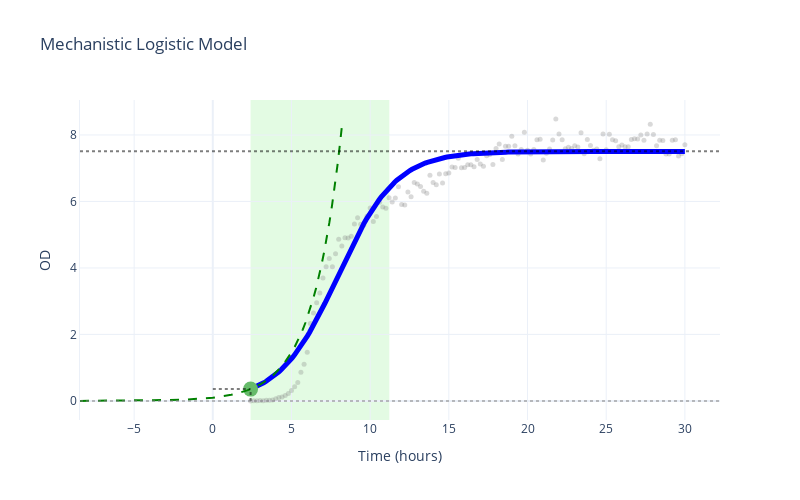
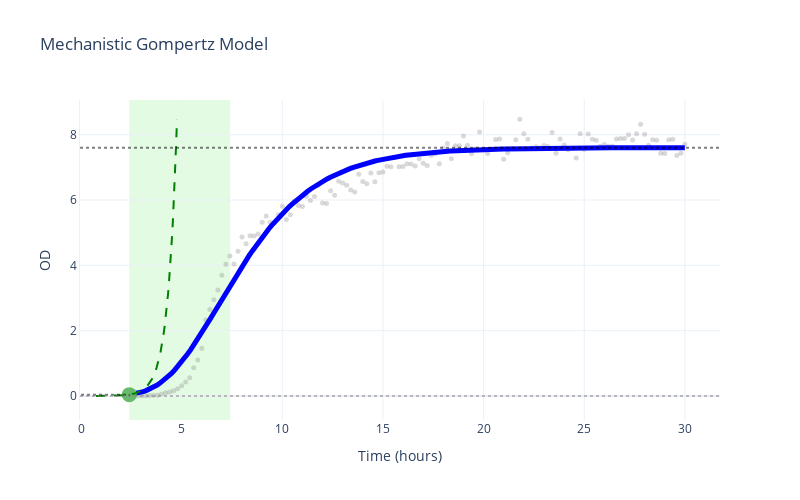
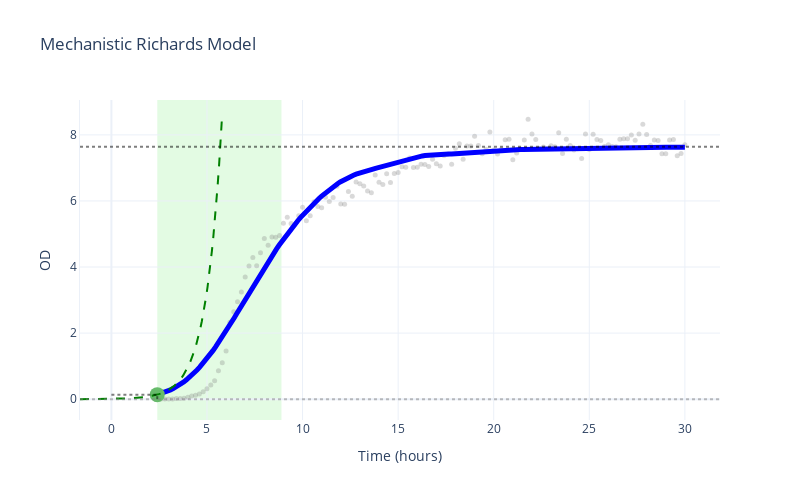
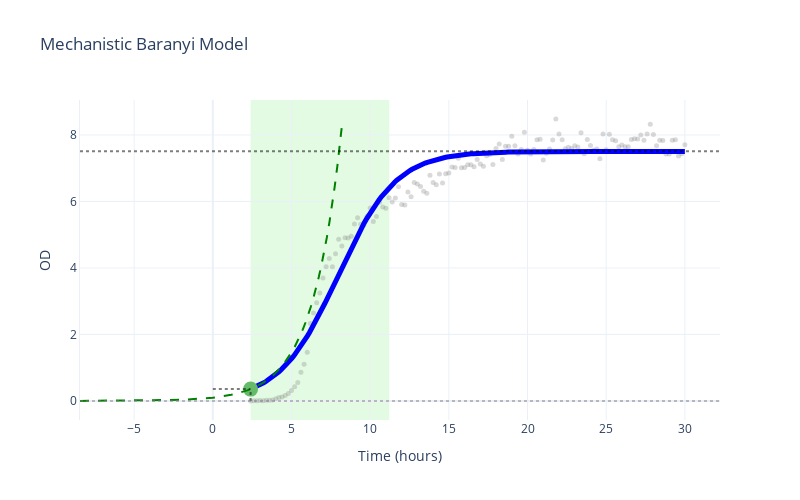

Notebook code for these charts, in order:
### Markdown cell above
# Visualize the fitted mechanistic models over the data

Each mechanistic model is plotted individually with:
- Raw data points (gray markers)
- Fitted model curve (blue line)
- Exponential phase shading (light green)
- Growth statistics annotations (N0 line, max OD line, μmax point, tangent line)

### Code cell
# Create individual plots for each mechanistic model

for model_name, fit in mechanistic_fits.items():
    stats = mechanistic_stats[model_name]

    # Create base plot with data
    fig = gc.plot.create_base_plot(time, data, scale="linear")

    # Annotate with fit and growth statistics
    fig = gc.plot.annotate_plot(
        fig,
        scale="linear",
        phase_boundaries=(stats["exp_phase_start"], stats["exp_phase_end"]),
        time_umax=stats["time_at_umax"],
        od_umax=stats["od_at_umax"],
        od_max=stats["max_od"],
        N0=stats["N0"],
        umax=stats["mu_max"],
        umax_point=(stats["time_at_umax"], stats["od_at_umax"]),
        fitted_model=fit,
        draw_umax_tangent=True,
    )

    # Add title and display
    model_titles = {
        "mech_logistic": "Mechanistic Logistic Model",
        "mech_gompertz": "Mechanistic Gompertz Model",
        "mech_richards": "Mechanistic Richards Model",
        "mech_baranyi": "Mechanistic Baranyi Model",
    }
    fig.update_layout(
        title=model_titles.get(model_name, model_name),
        height=500,
        width=800,
        template="plotly_white",
    )
    fig.show()

### Figure 1 — Plotly figure (JSON) as saved in the notebook; plotly's stock layout.template omitted (floating-point values rounded to 4 significant figures; data arrays with more than 128 entries replaced by an {"elided": "..."} marker saying what was removed)
{"data": [{"marker": {"color": "gray", "opacity": 0.3, "size": 5}, "mode": "markers", "name": "Data", "showlegend": false, "type": "scatter", "x": {"elided": "139 float values"}, "y": {"elided": "139 float values"}}, {"line": {"color": "blue", "width": 5}, "mode": "lines", "name": "Mechanistic Logistic fit", "showlegend": false, "type": "scatter", "x": {"elided": "200 float values"}, "y": {"elided": "200 float values"}}, {"marker": {"color": "#66BB6A", "size": 15, "symbol": "circle"}, "mode": "markers", "showlegend": false, "type": "scatter", "x": [2.4], "y": [0.3558]}, {"hovertemplate": "Tangent line at μmax<extra></extra>", "line": {"color": "green", "dash": "dash", "width": 2}, "mode": "lines", "name": "umax tangent", "showlegend": false, "type": "scatter", "x": [-8.44, -8.272, -8.103, -7.935, -7.766, -7.597, -7.429, -7.26, -7.092, -6.923, -6.754, -6.586, -6.417, -6.249, -6.08, -5.911, -5.743, -5.574, -5.405, -5.237, -5.068, -4.9, -4.731, -4.562, -4.394, -4.225, -4.057, -3.888, -3.719, -3.551, -3.382, -3.214, -3.045, -2.876, -2.708, -2.539, -2.371, -2.202, -2.033, -1.865, -1.696, -1.528, -1.359, -1.19, -1.022, -0.8532, -0.6846, -0.516, -0.3473, -0.1787, -0.01014, 0.1585, 0.3271, 0.4957, 0.6643, 0.8329, 1.001, 1.17, 1.339, 1.507, 1.676, 1.845, 2.013, 2.182, 2.35, 2.519, 2.688, 2.856, 3.025, 3.193, 3.362, 3.531, 3.699, 3.868, 4.036, 4.205, 4.374, 4.542, 4.711, 4.879, 5.048, 5.217, 5.385, 5.554, 5.722, 5.891, 6.06, 6.228, 6.397, 6.565, 6.734, 6.903, 7.071, 7.24, 7.408, 7.577, 7.746, 7.914, 8.083, 8.251], "y": [0.001, 0.001096, 0.0012, 0.001315, 0.001441, 0.001579, 0.00173, 0.001896, 0.002077, 0.002276, 0.002493, 0.002732, 0.002993, 0.00328, 0.003593, 0.003937, 0.004314, 0.004727, 0.005179, 0.005674, 0.006217, 0.006812, 0.007464, 0.008178, 0.00896, 0.009817, 0.01076, 0.01179, 0.01291, 0.01415, 0.0155, 0.01698, 0.01861, 0.02039, 0.02234, 0.02448, 0.02682, 0.02939, 0.0322, 0.03528, 0.03865, 0.04235, 0.0464, 0.05084, 0.0557, 0.06103, 0.06687, 0.07327, 0.08028, 0.08796, 0.09637, 0.1056, 0.1157, 0.1268, 0.1389, 0.1522, 0.1667, 0.1827, 0.2002, 0.2193, 0.2403, 0.2633, 0.2885, 0.3161, 0.3463, 0.3794, 0.4157, 0.4555, 0.4991, 0.5468, 0.5992, 0.6565, 0.7193, 0.7881, 0.8635, 0.9461, 1.037, 1.136, 1.244, 1.364, 1.494, 1.637, 1.793, 1.965, 2.153, 2.359, 2.585, 2.832, 3.103, 3.4, 3.725, 4.081, 4.472, 4.9, 5.368, 5.882, 6.445, 7.061, 7.737, 8.477]}], "layout": {"height": 500, "hovermode": "closest", "shapes": [{"fillcolor": "lightgreen", "layer": "below", "line": {"width": 0}, "opacity": 0.25, "type": "rect", "x0": 2.4, "x1": 11.22, "xref": "x", "y0": 0, "y1": 1, "yref": "y domain"}, {"line": {"color": "black", "dash": "dot", "width": 2}, "opacity": 0.5, "type": "line", "x0": 2.4, "x1": 2.4, "y0": 0, "y1": 0.3558}, {"line": {"color": "black", "dash": "dot", "width": 2}, "opacity": 0.5, "type": "line", "x0": 0, "x1": 2.4, "y0": 0.3558, "y1": 0.3558}, {"line": {"color": "black", "dash": "dot", "width": 2}, "opacity": 0.5, "type": "line", "x0": 0, "x1": 1, "xref": "x domain", "y0": 7.507, "y1": 7.507, "yref": "y"}, {"line": {"color": "gray", "dash": "dot", "width": 2}, "opacity": 0.5, "type": "line", "x0": 0, "x1": 1, "xref": "x domain", "y0": 1.727e-41, "y1": 1.727e-41, "yref": "y"}], "showlegend": false, "title": {"text": "Mechanistic Logistic Model"}, "width": 800, "xaxis": {"range": [0, null], "title": {"text": "Time (hours)"}}, "yaxis": {"range": [0, null], "showline": true, "title": {"text": "OD"}, "visible": true}}}

### Figure 2 — Plotly figure (JSON) as saved in the notebook; plotly's stock layout.template omitted (floating-point values rounded to 4 significant figures; data arrays with more than 128 entries replaced by an {"elided": "..."} marker saying what was removed)
{"data": [{"marker": {"color": "gray", "opacity": 0.3, "size": 5}, "mode": "markers", "name": "Data", "showlegend": false, "type": "scatter", "x": {"elided": "139 float values"}, "y": {"elided": "139 float values"}}, {"line": {"color": "blue", "width": 5}, "mode": "lines", "name": "Mechanistic Gompertz fit", "showlegend": false, "type": "scatter", "x": {"elided": "200 float values"}, "y": {"elided": "200 float values"}}, {"marker": {"color": "#66BB6A", "size": 15, "symbol": "circle"}, "mode": "markers", "showlegend": false, "type": "scatter", "x": [2.4], "y": [0.04128]}, {"hovertemplate": "Tangent line at μmax<extra></extra>", "line": {"color": "green", "dash": "dash", "width": 2}, "mode": "lines", "name": "umax tangent", "showlegend": false, "type": "scatter", "x": [0.7448, 0.7855, 0.8261, 0.8668, 0.9074, 0.9481, 0.9887, 1.029, 1.07, 1.111, 1.151, 1.192, 1.233, 1.273, 1.314, 1.355, 1.395, 1.436, 1.476, 1.517, 1.558, 1.598, 1.639, 1.68, 1.72, 1.761, 1.802, 1.842, 1.883, 1.924, 1.964, 2.005, 2.046, 2.086, 2.127, 2.167, 2.208, 2.249, 2.289, 2.33, 2.371, 2.411, 2.452, 2.493, 2.533, 2.574, 2.615, 2.655, 2.696, 2.737, 2.777, 2.818, 2.858, 2.899, 2.94, 2.98, 3.021, 3.062, 3.102, 3.143, 3.184, 3.224, 3.265, 3.306, 3.346, 3.387, 3.428, 3.468, 3.509, 3.549, 3.59, 3.631, 3.671, 3.712, 3.753, 3.793, 3.834, 3.875, 3.915, 3.956, 3.997, 4.037, 4.078, 4.119, 4.159, 4.2, 4.24, 4.281, 4.322, 4.362, 4.403, 4.444, 4.484, 4.525, 4.566, 4.606, 4.647, 4.688, 4.728, 4.769], "y": [0.001, 0.001096, 0.0012, 0.001315, 0.001441, 0.001579, 0.00173, 0.001896, 0.002077, 0.002276, 0.002493, 0.002732, 0.002993, 0.00328, 0.003593, 0.003937, 0.004314, 0.004727, 0.005179, 0.005674, 0.006217, 0.006812, 0.007464, 0.008178, 0.00896, 0.009817, 0.01076, 0.01179, 0.01291, 0.01415, 0.0155, 0.01698, 0.01861, 0.02039, 0.02234, 0.02448, 0.02682, 0.02939, 0.0322, 0.03528, 0.03865, 0.04235, 0.0464, 0.05084, 0.0557, 0.06103, 0.06687, 0.07327, 0.08028, 0.08796, 0.09637, 0.1056, 0.1157, 0.1268, 0.1389, 0.1522, 0.1667, 0.1827, 0.2002, 0.2193, 0.2403, 0.2633, 0.2885, 0.3161, 0.3463, 0.3794, 0.4157, 0.4555, 0.4991, 0.5468, 0.5992, 0.6565, 0.7193, 0.7881, 0.8635, 0.9461, 1.037, 1.136, 1.244, 1.364, 1.494, 1.637, 1.793, 1.965, 2.153, 2.359, 2.585, 2.832, 3.103, 3.4, 3.725, 4.081, 4.472, 4.9, 5.368, 5.882, 6.445, 7.061, 7.737, 8.477]}], "layout": {"height": 500, "hovermode": "closest", "shapes": [{"fillcolor": "lightgreen", "layer": "below", "line": {"width": 0}, "opacity": 0.25, "type": "rect", "x0": 2.4, "x1": 7.408, "xref": "x", "y0": 0, "y1": 1, "yref": "y domain"}, {"line": {"color": "black", "dash": "dot", "width": 2}, "opacity": 0.5, "type": "line", "x0": 2.4, "x1": 2.4, "y0": 0, "y1": 0.04128}, {"line": {"color": "black", "dash": "dot", "width": 2}, "opacity": 0.5, "type": "line", "x0": 0, "x1": 2.4, "y0": 0.04128, "y1": 0.04128}, {"line": {"color": "black", "dash": "dot", "width": 2}, "opacity": 0.5, "type": "line", "x0": 0, "x1": 1, "xref": "x domain", "y0": 7.603, "y1": 7.603, "yref": "y"}, {"line": {"color": "gray", "dash": "dot", "width": 2}, "opacity": 0.5, "type": "line", "x0": 0, "x1": 1, "xref": "x domain", "y0": 0.0005, "y1": 0.0005, "yref": "y"}], "showlegend": false, "title": {"text": "Mechanistic Gompertz Model"}, "width": 800, "xaxis": {"range": [0, null], "title": {"text": "Time (hours)"}}, "yaxis": {"range": [0, null], "showline": true, "title": {"text": "OD"}, "visible": true}}}

### Figure 3 — Plotly figure (JSON) as saved in the notebook; plotly's stock layout.template omitted (floating-point values rounded to 4 significant figures; data arrays with more than 128 entries replaced by an {"elided": "..."} marker saying what was removed)
{"data": [{"marker": {"color": "gray", "opacity": 0.3, "size": 5}, "mode": "markers", "name": "Data", "showlegend": false, "type": "scatter", "x": {"elided": "139 float values"}, "y": {"elided": "139 float values"}}, {"line": {"color": "blue", "width": 5}, "mode": "lines", "name": "Mechanistic Richards fit", "showlegend": false, "type": "scatter", "x": {"elided": "200 float values"}, "y": {"elided": "200 float values"}}, {"marker": {"color": "#66BB6A", "size": 15, "symbol": "circle"}, "mode": "markers", "showlegend": false, "type": "scatter", "x": [2.4], "y": [0.1378]}, {"hovertemplate": "Tangent line at μmax<extra></extra>", "line": {"color": "green", "dash": "dash", "width": 2}, "mode": "lines", "name": "umax tangent", "showlegend": false, "type": "scatter", "x": [-1.642, -1.567, -1.492, -1.417, -1.342, -1.267, -1.192, -1.117, -1.042, -0.9672, -0.8922, -0.8172, -0.7423, -0.6673, -0.5923, -0.5173, -0.4424, -0.3674, -0.2924, -0.2174, -0.1424, -0.06747, 0.007509, 0.08249, 0.1575, 0.2324, 0.3074, 0.3824, 0.4574, 0.5323, 0.6073, 0.6823, 0.7573, 0.8323, 0.9072, 0.9822, 1.057, 1.132, 1.207, 1.282, 1.357, 1.432, 1.507, 1.582, 1.657, 1.732, 1.807, 1.882, 1.957, 2.032, 2.107, 2.182, 2.257, 2.332, 2.407, 2.482, 2.557, 2.632, 2.707, 2.782, 2.857, 2.932, 3.007, 3.082, 3.157, 3.232, 3.306, 3.381, 3.456, 3.531, 3.606, 3.681, 3.756, 3.831, 3.906, 3.981, 4.056, 4.131, 4.206, 4.281, 4.356, 4.431, 4.506, 4.581, 4.656, 4.731, 4.806, 4.881, 4.956, 5.031, 5.106, 5.181, 5.256, 5.331, 5.406, 5.481, 5.556, 5.631, 5.706, 5.781], "y": [0.001, 0.001096, 0.0012, 0.001315, 0.001441, 0.001579, 0.00173, 0.001896, 0.002077, 0.002276, 0.002493, 0.002732, 0.002993, 0.00328, 0.003593, 0.003937, 0.004314, 0.004727, 0.005179, 0.005674, 0.006217, 0.006812, 0.007464, 0.008178, 0.00896, 0.009817, 0.01076, 0.01179, 0.01291, 0.01415, 0.0155, 0.01698, 0.01861, 0.02039, 0.02234, 0.02448, 0.02682, 0.02939, 0.0322, 0.03528, 0.03865, 0.04235, 0.0464, 0.05084, 0.0557, 0.06103, 0.06687, 0.07327, 0.08028, 0.08796, 0.09637, 0.1056, 0.1157, 0.1268, 0.1389, 0.1522, 0.1667, 0.1827, 0.2002, 0.2193, 0.2403, 0.2633, 0.2885, 0.3161, 0.3463, 0.3794, 0.4157, 0.4555, 0.4991, 0.5468, 0.5992, 0.6565, 0.7193, 0.7881, 0.8635, 0.9461, 1.037, 1.136, 1.244, 1.364, 1.494, 1.637, 1.793, 1.965, 2.153, 2.359, 2.585, 2.832, 3.103, 3.4, 3.725, 4.081, 4.472, 4.9, 5.368, 5.882, 6.445, 7.061, 7.737, 8.477]}], "layout": {"height": 500, "hovermode": "closest", "shapes": [{"fillcolor": "lightgreen", "layer": "below", "line": {"width": 0}, "opacity": 0.25, "type": "rect", "x0": 2.4, "x1": 8.896, "xref": "x", "y0": 0, "y1": 1, "yref": "y domain"}, {"line": {"color": "black", "dash": "dot", "width": 2}, "opacity": 0.5, "type": "line", "x0": 2.4, "x1": 2.4, "y0": 0, "y1": 0.1378}, {"line": {"color": "black", "dash": "dot", "width": 2}, "opacity": 0.5, "type": "line", "x0": 0, "x1": 2.4, "y0": 0.1378, "y1": 0.1378}, {"line": {"color": "black", "dash": "dot", "width": 2}, "opacity": 0.5, "type": "line", "x0": 0, "x1": 1, "xref": "x domain", "y0": 7.638, "y1": 7.638, "yref": "y"}, {"line": {"color": "gray", "dash": "dot", "width": 2}, "opacity": 0.5, "type": "line", "x0": 0, "x1": 1, "xref": "x domain", "y0": 0.0001759, "y1": 0.0001759, "yref": "y"}], "showlegend": false, "title": {"text": "Mechanistic Richards Model"}, "width": 800, "xaxis": {"range": [0, null], "title": {"text": "Time (hours)"}}, "yaxis": {"range": [0, null], "showline": true, "title": {"text": "OD"}, "visible": true}}}

### Figure 4 — Plotly figure (JSON) as saved in the notebook; plotly's stock layout.template omitted (floating-point values rounded to 4 significant figures; data arrays with more than 128 entries replaced by an {"elided": "..."} marker saying what was removed)
{"data": [{"marker": {"color": "gray", "opacity": 0.3, "size": 5}, "mode": "markers", "name": "Data", "showlegend": false, "type": "scatter", "x": {"elided": "139 float values"}, "y": {"elided": "139 float values"}}, {"line": {"color": "blue", "width": 5}, "mode": "lines", "name": "Mechanistic Baranyi fit", "showlegend": false, "type": "scatter", "x": {"elided": "200 float values"}, "y": {"elided": "200 float values"}}, {"marker": {"color": "#66BB6A", "size": 15, "symbol": "circle"}, "mode": "markers", "showlegend": false, "type": "scatter", "x": [2.4], "y": [0.3558]}, {"hovertemplate": "Tangent line at μmax<extra></extra>", "line": {"color": "green", "dash": "dash", "width": 2}, "mode": "lines", "name": "umax tangent", "showlegend": false, "type": "scatter", "x": [-8.441, -8.272, -8.104, -7.935, -7.766, -7.598, -7.429, -7.261, -7.092, -6.923, -6.755, -6.586, -6.417, -6.249, -6.08, -5.912, -5.743, -5.574, -5.406, -5.237, -5.069, -4.9, -4.731, -4.563, -4.394, -4.226, -4.057, -3.888, -3.72, -3.551, -3.382, -3.214, -3.045, -2.877, -2.708, -2.539, -2.371, -2.202, -2.034, -1.865, -1.696, -1.528, -1.359, -1.191, -1.022, -0.8534, -0.6847, -0.5161, -0.3475, -0.1789, -0.01031, 0.1583, 0.3269, 0.4955, 0.6641, 0.8327, 1.001, 1.17, 1.339, 1.507, 1.676, 1.844, 2.013, 2.182, 2.35, 2.519, 2.687, 2.856, 3.025, 3.193, 3.362, 3.53, 3.699, 3.868, 4.036, 4.205, 4.374, 4.542, 4.711, 4.879, 5.048, 5.217, 5.385, 5.554, 5.722, 5.891, 6.06, 6.228, 6.397, 6.565, 6.734, 6.903, 7.071, 7.24, 7.408, 7.577, 7.746, 7.914, 8.083, 8.252], "y": [0.001, 0.001096, 0.0012, 0.001315, 0.001441, 0.001579, 0.00173, 0.001896, 0.002077, 0.002276, 0.002493, 0.002732, 0.002993, 0.00328, 0.003593, 0.003937, 0.004314, 0.004727, 0.005179, 0.005674, 0.006217, 0.006812, 0.007464, 0.008178, 0.00896, 0.009817, 0.01076, 0.01179, 0.01291, 0.01415, 0.0155, 0.01698, 0.01861, 0.02039, 0.02234, 0.02448, 0.02682, 0.02939, 0.0322, 0.03528, 0.03865, 0.04235, 0.0464, 0.05084, 0.0557, 0.06103, 0.06687, 0.07327, 0.08028, 0.08796, 0.09637, 0.1056, 0.1157, 0.1268, 0.1389, 0.1522, 0.1667, 0.1827, 0.2002, 0.2193, 0.2403, 0.2633, 0.2885, 0.3161, 0.3463, 0.3794, 0.4157, 0.4555, 0.4991, 0.5468, 0.5992, 0.6565, 0.7193, 0.7881, 0.8635, 0.9461, 1.037, 1.136, 1.244, 1.364, 1.494, 1.637, 1.793, 1.965, 2.153, 2.359, 2.585, 2.832, 3.103, 3.4, 3.725, 4.081, 4.472, 4.9, 5.368, 5.882, 6.445, 7.061, 7.737, 8.477]}], "layout": {"height": 500, "hovermode": "closest", "shapes": [{"fillcolor": "lightgreen", "layer": "below", "line": {"width": 0}, "opacity": 0.25, "type": "rect", "x0": 2.4, "x1": 11.22, "xref": "x", "y0": 0, "y1": 1, "yref": "y domain"}, {"line": {"color": "black", "dash": "dot", "width": 2}, "opacity": 0.5, "type": "line", "x0": 2.4, "x1": 2.4, "y0": 0, "y1": 0.3558}, {"line": {"color": "black", "dash": "dot", "width": 2}, "opacity": 0.5, "type": "line", "x0": 0, "x1": 2.4, "y0": 0.3558, "y1": 0.3558}, {"line": {"color": "black", "dash": "dot", "width": 2}, "opacity": 0.5, "type": "line", "x0": 0, "x1": 1, "xref": "x domain", "y0": 7.507, "y1": 7.507, "yref": "y"}, {"line": {"color": "gray", "dash": "dot", "width": 2}, "opacity": 0.5, "type": "line", "x0": 0, "x1": 1, "xref": "x domain", "y0": 8.327e-35, "y1": 8.327e-35, "yref": "y"}], "showlegend": false, "title": {"text": "Mechanistic Baranyi Model"}, "width": 800, "xaxis": {"range": [0, null], "title": {"text": "Time (hours)"}}, "yaxis": {"range": [0, null], "showline": true, "title": {"text": "OD"}, "visible": true}}}
